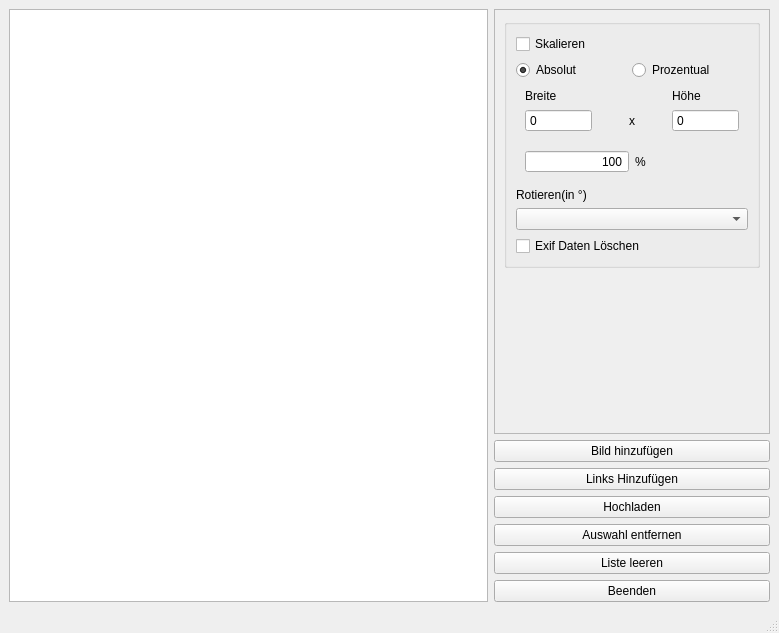
<?xml version="1.0" encoding="UTF-8"?>
<ui version="4.0">
 <class>MainWindow</class>
 <widget class="QMainWindow" name="MainWindow">
  <property name="geometry">
   <rect>
    <x>0</x>
    <y>0</y>
    <width>779</width>
    <height>633</height>
   </rect>
  </property>
  <property name="windowTitle">
   <string>Picup</string>
  </property>
  <property name="locale">
   <locale language="German" country="Germany"/>
  </property>
  <widget class="QWidget" name="centralwidget">
   <layout class="QGridLayout" name="gridLayout">
    <item row="4" column="1">
     <widget class="QPushButton" name="pushButton_add_links">
      <property name="text">
       <string>Links Hinzufügen</string>
      </property>
     </widget>
    </item>
    <item row="6" column="1">
     <widget class="QPushButton" name="pushButton_remove_selected">
      <property name="text">
       <string>Auswahl entfernen</string>
      </property>
     </widget>
    </item>
    <item row="8" column="1">
     <widget class="QPushButton" name="pushButton_close">
      <property name="text">
       <string>Beenden</string>
      </property>
     </widget>
    </item>
    <item row="1" column="1" rowspan="2">
     <widget class="QFrame" name="frame_file_info">
      <property name="minimumSize">
       <size>
        <width>240</width>
        <height>0</height>
       </size>
      </property>
      <property name="frameShape">
       <enum>QFrame::StyledPanel</enum>
      </property>
      <property name="frameShadow">
       <enum>QFrame::Raised</enum>
      </property>
      <layout class="QVBoxLayout" name="verticalLayout">
       <item>
        <widget class="QGroupBox" name="groupBox">
         <property name="minimumSize">
          <size>
           <width>256</width>
           <height>0</height>
          </size>
         </property>
         <property name="maximumSize">
          <size>
           <width>16777215</width>
           <height>16777215</height>
          </size>
         </property>
         <property name="title">
          <string/>
         </property>
         <layout class="QGridLayout" name="gridLayout_3">
          <item row="3" column="0">
           <widget class="QComboBox" name="comboBox_rotate_options">
            <property name="sizePolicy">
             <sizepolicy hsizetype="Preferred" vsizetype="Fixed">
              <horstretch>0</horstretch>
              <verstretch>0</verstretch>
             </sizepolicy>
            </property>
           </widget>
          </item>
          <item row="0" column="0">
           <widget class="QCheckBox" name="check_box_resize">
            <property name="sizePolicy">
             <sizepolicy hsizetype="Preferred" vsizetype="Fixed">
              <horstretch>0</horstretch>
              <verstretch>0</verstretch>
             </sizepolicy>
            </property>
            <property name="minimumSize">
             <size>
              <width>182</width>
              <height>0</height>
             </size>
            </property>
            <property name="text">
             <string>Skalieren</string>
            </property>
           </widget>
          </item>
          <item row="2" column="0">
           <widget class="QLabel" name="label_2">
            <property name="text">
             <string>Rotieren(in °)</string>
            </property>
           </widget>
          </item>
          <item row="4" column="0">
           <widget class="QCheckBox" name="checkBox_delete_exif">
            <property name="text">
             <string>Exif Daten Löschen</string>
            </property>
           </widget>
          </item>
          <item row="1" column="0">
           <widget class="QWidget" name="resize_container" native="true">
            <property name="minimumSize">
             <size>
              <width>0</width>
              <height>0</height>
             </size>
            </property>
            <property name="maximumSize">
             <size>
              <width>16777215</width>
              <height>16777215</height>
             </size>
            </property>
            <layout class="QGridLayout" name="gridLayout_4">
             <property name="leftMargin">
              <number>0</number>
             </property>
             <property name="topMargin">
              <number>0</number>
             </property>
             <property name="rightMargin">
              <number>0</number>
             </property>
             <property name="bottomMargin">
              <number>0</number>
             </property>
             <property name="spacing">
              <number>0</number>
             </property>
             <item row="0" column="1">
              <widget class="QRadioButton" name="radio_button_percentual">
               <property name="text">
                <string>Prozentual</string>
               </property>
              </widget>
             </item>
             <item row="0" column="0">
              <widget class="QRadioButton" name="radio_button_absolute">
               <property name="text">
                <string>Absolut</string>
               </property>
               <property name="checked">
                <bool>true</bool>
               </property>
              </widget>
             </item>
             <item row="1" column="0" colspan="2">
              <widget class="QWidget" name="resize_container_absolute" native="true">
               <property name="enabled">
                <bool>true</bool>
               </property>
               <layout class="QGridLayout" name="gridLayout_2">
                <item row="2" column="2">
                 <widget class="QSpinBox" name="spin_box_higth">
                  <property name="enabled">
                   <bool>true</bool>
                  </property>
                  <property name="buttonSymbols">
                   <enum>QAbstractSpinBox::NoButtons</enum>
                  </property>
                  <property name="specialValueText">
                   <string notr="true"/>
                  </property>
                  <property name="showGroupSeparator" stdset="0">
                   <bool>false</bool>
                  </property>
                  <property name="maximum">
                   <number>999999</number>
                  </property>
                 </widget>
                </item>
                <item row="1" column="2">
                 <widget class="QLabel" name="label_5">
                  <property name="enabled">
                   <bool>true</bool>
                  </property>
                  <property name="text">
                   <string>Höhe</string>
                  </property>
                 </widget>
                </item>
                <item row="2" column="1">
                 <widget class="QLabel" name="label_6">
                  <property name="enabled">
                   <bool>true</bool>
                  </property>
                  <property name="text">
                   <string>x</string>
                  </property>
                  <property name="textFormat">
                   <enum>Qt::PlainText</enum>
                  </property>
                  <property name="alignment">
                   <set>Qt::AlignCenter</set>
                  </property>
                 </widget>
                </item>
                <item row="2" column="0">
                 <widget class="QSpinBox" name="spin_box_width">
                  <property name="enabled">
                   <bool>true</bool>
                  </property>
                  <property name="buttonSymbols">
                   <enum>QAbstractSpinBox::NoButtons</enum>
                  </property>
                  <property name="specialValueText">
                   <string notr="true"/>
                  </property>
                  <property name="maximum">
                   <number>999999</number>
                  </property>
                 </widget>
                </item>
                <item row="1" column="0">
                 <widget class="QLabel" name="label_4">
                  <property name="enabled">
                   <bool>true</bool>
                  </property>
                  <property name="text">
                   <string>Breite</string>
                  </property>
                 </widget>
                </item>
               </layout>
              </widget>
             </item>
             <item row="2" column="0" colspan="2">
              <widget class="QWidget" name="resize_container_percentual" native="true">
               <property name="minimumSize">
                <size>
                 <width>0</width>
                 <height>0</height>
                </size>
               </property>
               <layout class="QGridLayout" name="gridLayout_5">
                <item row="0" column="0">
                 <widget class="QSpinBox" name="spin_box_percentual">
                  <property name="alignment">
                   <set>Qt::AlignRight|Qt::AlignTrailing|Qt::AlignVCenter</set>
                  </property>
                  <property name="buttonSymbols">
                   <enum>QAbstractSpinBox::NoButtons</enum>
                  </property>
                  <property name="minimum">
                   <number>1</number>
                  </property>
                  <property name="maximum">
                   <number>1000</number>
                  </property>
                  <property name="value">
                   <number>100</number>
                  </property>
                 </widget>
                </item>
                <item row="0" column="1">
                 <widget class="QLabel" name="label">
                  <property name="sizePolicy">
                   <sizepolicy hsizetype="Minimum" vsizetype="Preferred">
                    <horstretch>0</horstretch>
                    <verstretch>0</verstretch>
                   </sizepolicy>
                  </property>
                  <property name="text">
                   <string>%</string>
                  </property>
                 </widget>
                </item>
               </layout>
              </widget>
             </item>
            </layout>
           </widget>
          </item>
         </layout>
        </widget>
       </item>
       <item>
        <spacer name="verticalSpacer">
         <property name="orientation">
          <enum>Qt::Vertical</enum>
         </property>
         <property name="sizeHint" stdset="0">
          <size>
           <width>20</width>
           <height>40</height>
          </size>
         </property>
        </spacer>
       </item>
      </layout>
     </widget>
    </item>
    <item row="5" column="1">
     <widget class="QPushButton" name="pushButton_upload">
      <property name="text">
       <string>Hochladen</string>
      </property>
     </widget>
    </item>
    <item row="3" column="1">
     <widget class="QPushButton" name="pushButton_add_picture">
      <property name="text">
       <string>Bild hinzufügen</string>
      </property>
     </widget>
    </item>
    <item row="7" column="1">
     <widget class="QPushButton" name="pushButton_clear_list">
      <property name="text">
       <string>Liste leeren</string>
      </property>
     </widget>
    </item>
    <item row="1" column="0" rowspan="8">
     <widget class="QListView" name="list_view_files">
      <property name="selectionMode">
       <enum>QAbstractItemView::ExtendedSelection</enum>
      </property>
     </widget>
    </item>
   </layout>
  </widget>
  <widget class="QMenuBar" name="menubar">
   <property name="enabled">
    <bool>false</bool>
   </property>
   <property name="geometry">
    <rect>
     <x>0</x>
     <y>0</y>
     <width>779</width>
     <height>27</height>
    </rect>
   </property>
  </widget>
  <widget class="QStatusBar" name="statusbar">
   <property name="enabled">
    <bool>false</bool>
   </property>
  </widget>
 </widget>
 <resources/>
 <connections/>
</ui>
